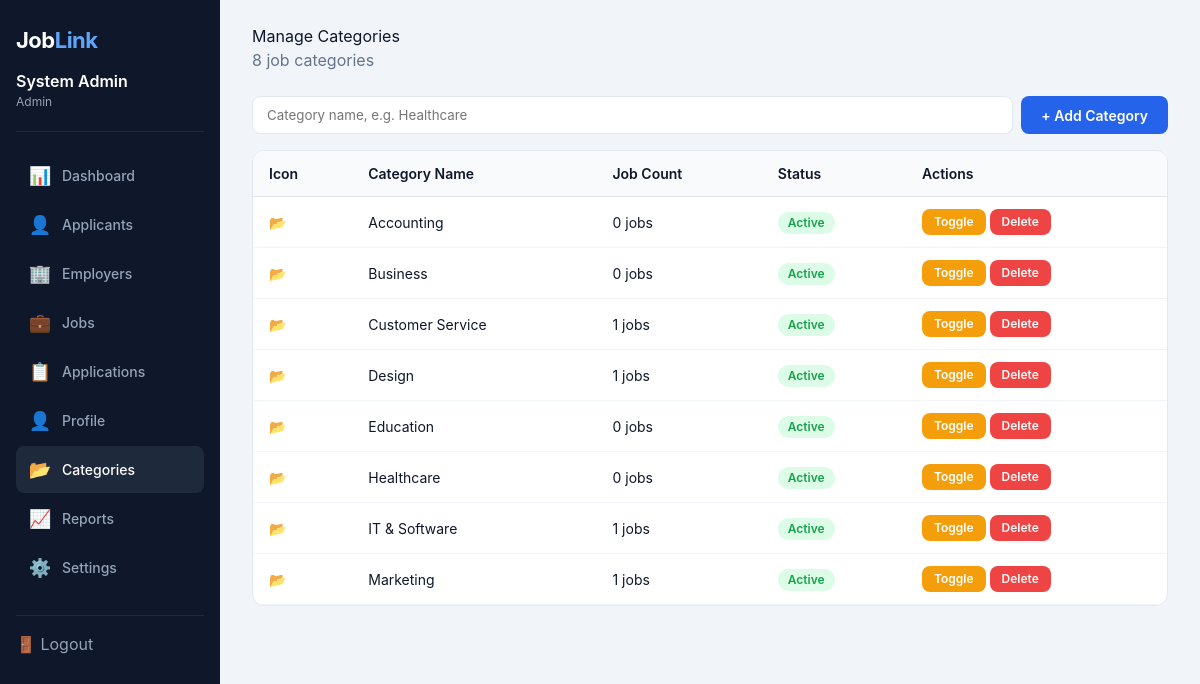
Screenshot of /?role=admin&page=categories (signed in) with the database file from the repository.
### tables this page shows
CREATE TABLE users (
 id INT AUTO_INCREMENT PRIMARY KEY,
 name VARCHAR(120) NOT NULL,
 email VARCHAR(150) NOT NULL UNIQUE,
 phone VARCHAR(30) DEFAULT NULL,
 password VARCHAR(255) NOT NULL,
 role ENUM('applicant','employer','admin') NOT NULL,
 status ENUM('active','pending','suspended','inactive') DEFAULT 'active',
 created_at TIMESTAMP DEFAULT CURRENT_TIMESTAMP
);

CREATE TABLE categories (
  id INT AUTO_INCREMENT PRIMARY KEY,
  name VARCHAR(120) NOT NULL UNIQUE,
  status ENUM('active','inactive') DEFAULT 'active'
);

### pages/admin/categories.php (the view, shortened to what this page needs)
<?php
require_once __DIR__ . '/../../config.php';
$db = getDB();
$categories = $db->query("SELECT * FROM categories ORDER BY name")->fetchAll();
$rows = '';
foreach ($categories as $c) {
    $job_count = (int)$db->prepare("SELECT COUNT(*) FROM jobs WHERE category_id = ?")->execute([$c['id']])->fetchColumn();
    $status_badge = $c['status'] === 'active' ? 'badge-active' : 'badge-closed';
    $id = (int)$c['id'];
    $rows .= "<tr>
        <td>📂</td>
        <td>" . htmlspecialchars($c['name']) . "</td>
        <td>{$job_count} jobs</td>
        <td><span class='badge $status_badge'>" . ucfirst($c['status']) . "</span></td>
        <td>
            <a href='?role=admin&page=categories&amp;toggle=$id' class='btn btn-warning btn-sm'>Toggle</a>
            <a href='?role=admin&page=categories&amp;delete=$id' class='btn btn-danger btn-sm' onclick='return confirm(\"Delete this category?\")'>Delete</a>
        </td>
    </tr>";
}
render('admin/categories.html', [
    'total_categories' => count($categories),
    'category_rows' => new RawHtml($rows),
    'notification' => flash_message()
]);

### config.php (shortened to what this page needs)
<?php
class AppPDOStatement {
    private $stmt;
    public function __construct(PDOStatement $stmt) {
        $this->stmt = $stmt;
    }
    public function execute($params = null) {
        $this->stmt->execute($params);
        return $this;
    }
    public function fetch($mode = null) {
        return $mode === null ? $this->stmt->fetch() : $this->stmt->fetch($mode);
    }
    public function fetchAll($mode = null) {
        return $mode === null ? $this->stmt->fetchAll() : $this->stmt->fetchAll($mode);
    }
    public function fetchColumn($column = 0) {
        return $this->stmt->fetchColumn($column);
    }
}
class AppPDO extends PDO {
    #[\ReturnTypeWillChange]
    public function prepare($query, $options = []) {
        return new AppPDOStatement(parent::prepare($query, $options));
    }
}
function getDB() {
    static $pdo = null;
    if ($pdo === null) {
        $pdo = new AppPDO(
            'mysql:host=' . DB_HOST . ';dbname=' . DB_NAME . ';charset=utf8mb4',
            DB_USER, DB_PASS,
            [PDO::ATTR_ERRMODE => PDO::ERRMODE_EXCEPTION]
        );
        $pdo->exec("SET time_zone = '+06:00'");
    }
    return $pdo;
}
class RawHtml {
    public function __construct($html) {
        $this->html = (string)$html;
    }
}
function e($value) {
    return htmlspecialchars((string)$value, ENT_QUOTES);
}
function render($template, $data = []) {
    $path = __DIR__ . '/templates/' . $template;
    if (is_logged_in() && $user = get_user_data()) {
        foreach (['name' => 'name', 'role' => 'role'] as $key => $column) {
            if (!array_key_exists($key, $data)) {
                $data[$key] = (string)$user[$column];
            }
        }
    }
    $html = file_get_contents($path);
    foreach ($data as $key => $value) {
        if ($value instanceof RawHtml) {
            $html = str_replace('{{' . $key . '}}', $value->html, $html);
            continue;
        }
        $html = str_replace('{{' . $key . '}}', e((string)$value), $html);
    }
    echo $html;
}
function is_logged_in() {
    return isset($_SESSION['user_id']);
}
function get_user_id() {
    return $_SESSION['user_id'] ?? null;
}
function get_user_data() {
    $id = get_user_id();
    static $user = null;
    if ($user === null) {
        $user = getDB()->prepare("SELECT * FROM users WHERE id = ?")->execute([$id])->fetch();
    }
    return $user;
}

### public/css/global.css (style rules this page uses)
* { margin:0; padding:0; box-sizing:border-box; }
body { font-family:'Inter', system-ui, -apple-system, sans-serif; background:#f8fafc; color:#0f172a; line-height:1.5; }
a { text-decoration:none; color:inherit; }
.logo { font-size:24px; font-weight:700; color:#2563eb; letter-spacing:-0.5px; }
.logo span { color:#0f172a; }
.btn { display:inline-block; padding:8px 20px; border-radius:8px; font-weight:600; font-size:14px; border:none; cursor:pointer; transition:all .2s; text-align:center; }
.btn-primary { background:#2563eb; color:#fff; }
.btn-sm { padding:4px 12px; font-size:12px; }
.btn-danger { background:#ef4444; color:#fff; }
.btn-warning { background:#f59e0b; color:#fff; }
input, select, textarea, button { font-family:inherit; }
.page-sub { color:#64748b; margin-bottom:24px; }
.badge { display:inline-block; padding:2px 10px; border-radius:12px; font-size:12px; font-weight:600; }
.badge-active { background:#dcfce7; color:#16a34a; }

### public/css/admin.css (style rules this page uses)
* { margin:0; padding:0; box-sizing:border-box; }
body { font-family:'Inter',system-ui,sans-serif; background:#f1f5f9; }
.dash-wrapper { display:flex; min-height:100vh; }
.dash-sidebar { width:220px; background:#0f172a; color:#cbd5e1; padding:24px 16px; flex-shrink:0; height:100vh; position:sticky; top:0; overflow-y:auto; }
.dash-sidebar .logo { color:#fff; font-size:22px; margin-bottom:24px; }
.dash-sidebar .logo span { color:#60a5fa; }
.dash-sidebar .user-info { padding:12px 0 20px; border-bottom:1px solid #1e293b; margin-bottom:20px; }
.dash-sidebar .user-info .name { font-weight:600; color:#fff; }
.dash-sidebar .user-info .role { font-size:12px; color:#94a3b8; }
.dash-sidebar .nav-item { display:flex; align-items:center; gap:10px; padding:10px 12px; border-radius:8px; color:#94a3b8; font-size:14px; font-weight:500; transition:all .2s; cursor:pointer; margin-bottom:2px; }
.dash-sidebar .nav-item:hover, .dash-sidebar .nav-item.active { background:#1e293b; color:#fff; }
.dash-sidebar .nav-item .icon { font-size:18px; width:24px; text-align:center; }
.dash-sidebar .logout { display:block; margin-top:24px; border-top:1px solid #1e293b; padding-top:16px; color:#94a3b8; cursor:pointer; text-decoration:none; }
.dash-main { flex:1; padding:24px 32px; overflow-x:auto; }
.table-wrap { background:#fff; border-radius:12px; border:1px solid #e2e8f0; overflow-x:auto; margin-bottom:24px; }
.table-wrap table { width:100%; border-collapse:collapse; font-size:14px; }
.table-wrap th { background:#f8fafc; text-align:left; padding:12px 16px; font-weight:600; border-bottom:1px solid #e2e8f0; }
.table-wrap td { padding:12px 16px; border-bottom:1px solid #f1f5f9; }
.badge { display:inline-block; padding:2px 10px; border-radius:12px; font-size:12px; font-weight:600; }
.badge-active { background:#dcfce7; color:#16a34a; }
.dash-main .page-sub { color:#64748b; margin-bottom:24px; }

### rows the page displays
categories: name "Accounting", job_count "0", status "Active"
categories: name "Business", job_count "0", status "Active"
categories: name "Customer Service", job_count "1", status "Active"
categories: name "Design", job_count "1", status "Active"
categories: name "Education", job_count "0", status "Active"
categories: name "Healthcare", job_count "0", status "Active"
categories: name "IT & Software", id "1", status "Active"
categories: name "Marketing", job_count "1", status "Active"
